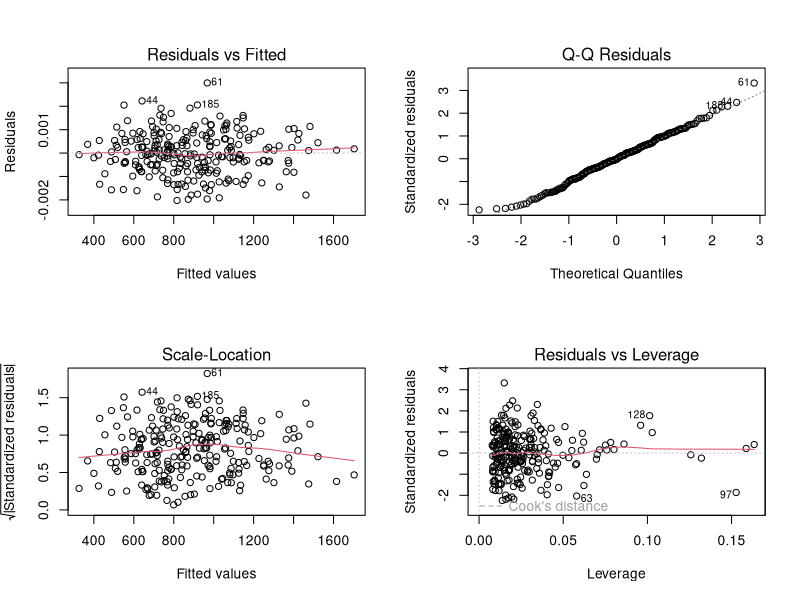
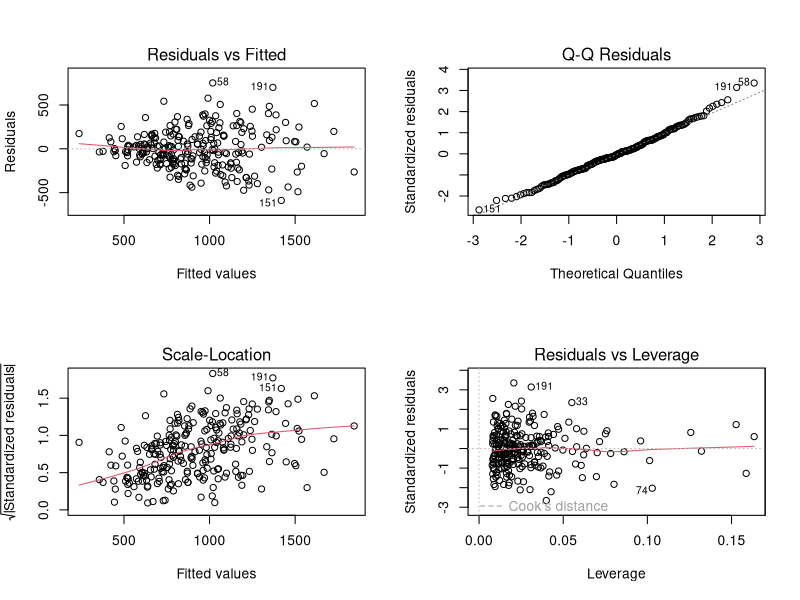
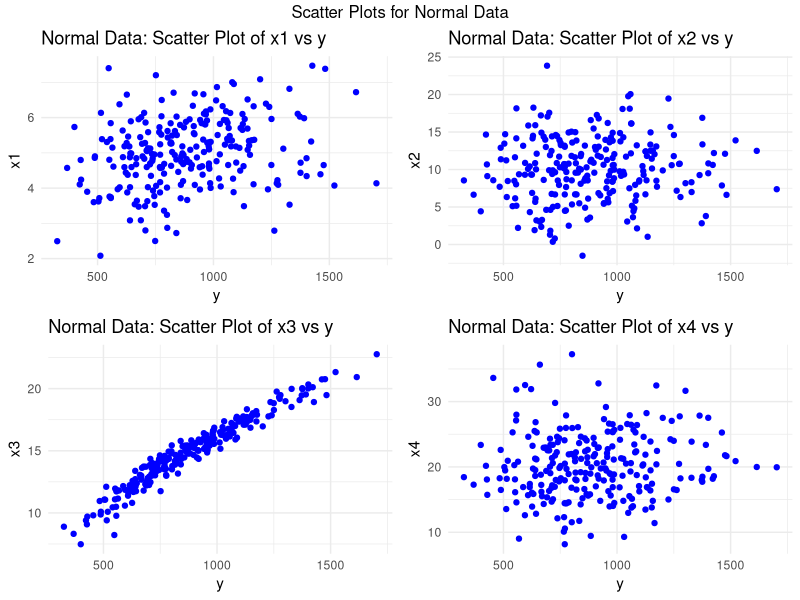
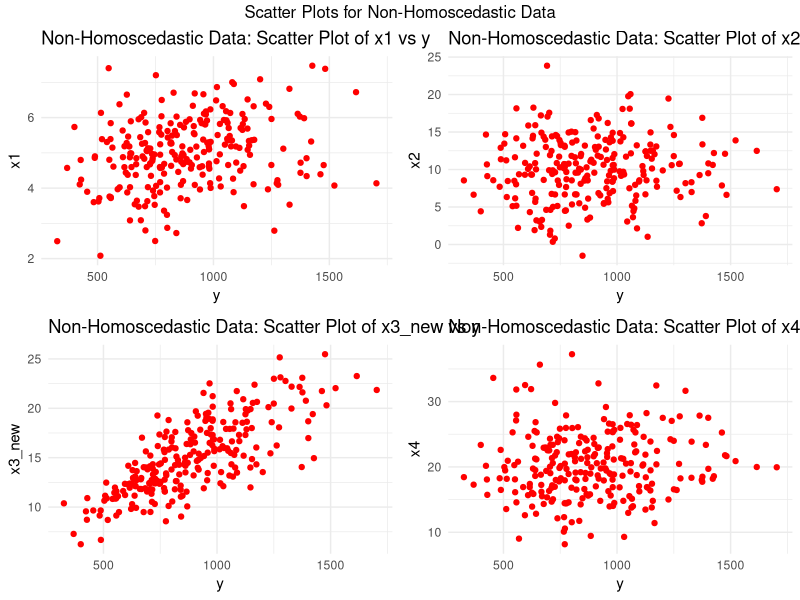
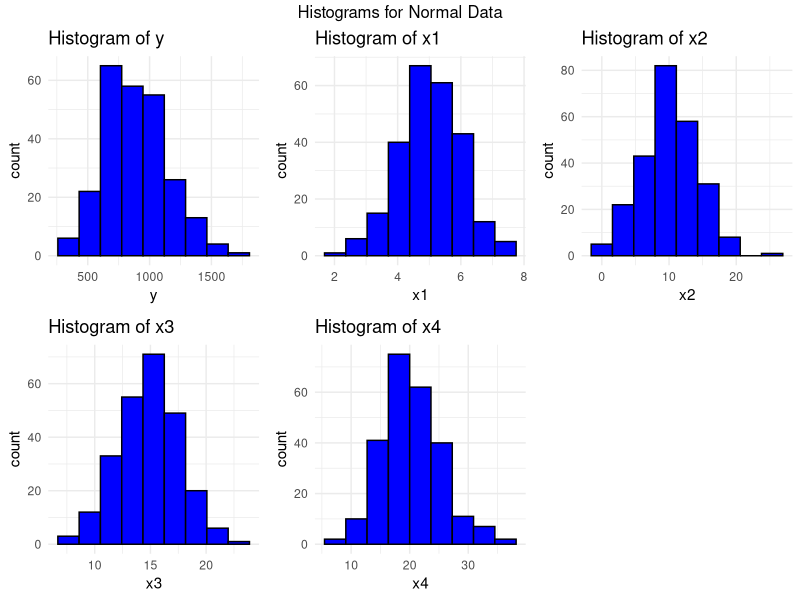
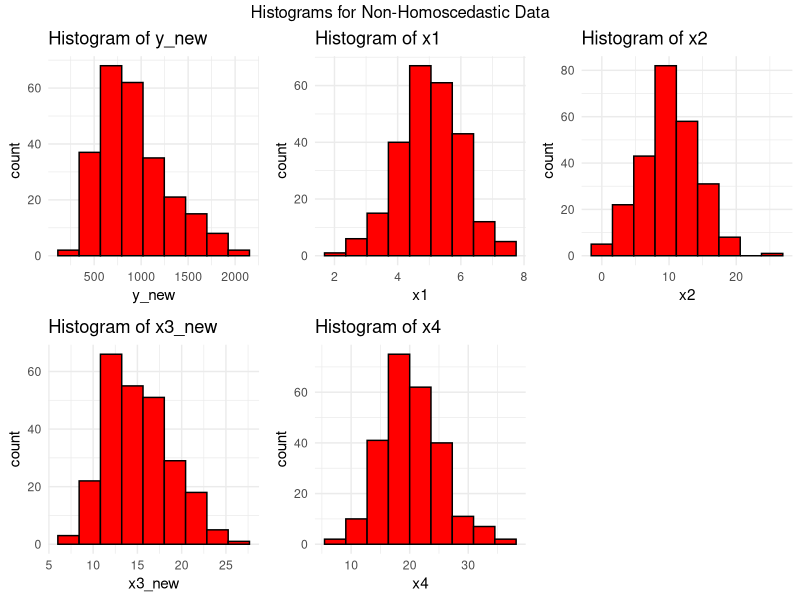

Reproduce these figures in R, in order.
library(ggplot2)
library(gridExtra)
library(lmtest) 

# Set seed for reproducibility
set.seed(223)

# Generate independent variables
n <- 250
x1 <- rnorm(n, mean = 5, sd = 1)
x2 <- rnorm(n, mean = 10, sd = 4)
x3 <- rnorm(n, mean = 15, sd = 3)
x4 <- rnorm(n, mean = 20, sd = 5)

# Generate dependent variable with a polynomial relationship
y <- 3 + 2*x1 + 5*x1^2 + 1.5*x2 + 3*x3^2 + 2*x4 + 0.001*rnorm(n, mean = 0, sd = 1)

# Create a data frame
data <- data.frame(y, x1, x2, x3, x4)

# Fit a polynomial regression model
model <- lm(y ~ poly(x1, 2) + x2 + poly(x3, 2) + x4, data = data)

# Summary of the model
summary(model)

# Add an error term to x1 that scales with the corresponding y value
x3_new <- x3 + rnorm(n, mean = 0, sd = 0.00254 * abs(y))

# Generate new dependent variable with the same polynomial relationship
y_new <- 3 + 2*x1 + 5*x1^2 + 1.5*x2 + 3*x3_new^2 + 2*x4 + 0.001*rnorm(n, mean = 0, sd = 1)

# Create a new data frame
data_new <- data.frame(y_new, x1 = x1, x2, x3_new, x4)

# Fit a new polynomial regression model
model_new <- lm(y_new ~ poly(x1, 2) + x2 + poly(x3, 2) + x4, data = data_new)

# Summary of the new model
summary(model_new)

# Diagnostic plots for the original model
par(mfrow = c(2, 2))
plot(model)

# Diagnostic plots for the new model
par(mfrow = c(2, 2))
plot(model_new)

# Function to create scatter plots for each numeric column against 'y'
scatter_plots <- function(data, color, title_prefix) {
  lapply(names(data)[-1], function(col) {
    ggplot(data, aes_string(x = "y", y = col)) +
      geom_point(color = color) +
      ggtitle(paste(title_prefix, col, "vs y")) +
      theme_minimal()
  })
}

# Scatter plots for normal data
scatter_plots_normal <- scatter_plots(data, "blue", "Normal Data: Scatter Plot of")
# Scatter plots for non-homoscedastic data
scatter_plots_non_homoscedastic <- scatter_plots(data_new, "red", "Non-Homoscedastic Data: Scatter Plot of")

# Arrange scatter plots in grids
grid.arrange(grobs = scatter_plots_normal, ncol = 2, top = "Scatter Plots for Normal Data")
grid.arrange(grobs = scatter_plots_non_homoscedastic, ncol = 2, top = "Scatter Plots for Non-Homoscedastic Data")

# Function to create histograms for each numeric column
create_histograms <- function(data, color, title_prefix) {
  lapply(names(data), function(col) {
    n_bins <- ceiling(log2(length(data[[col]])) + 1)
    ggplot(data, aes_string(x = col)) +
      geom_histogram(bins = n_bins, fill = color, color = "black") +
      ggtitle(paste(title_prefix, col)) +
      theme_minimal()
  })
}

# Histograms for normal data
histograms_normal <- create_histograms(data, "blue", "Histogram of")
# Histograms for non-homoscedastic data
histograms_non_homoscedastic <- create_histograms(data_new, "red", "Histogram of")

# Arrange histograms in grids
do.call(grid.arrange, c(histograms_normal, ncol = 3, top = "Histograms for Normal Data"))
do.call(grid.arrange, c(histograms_non_homoscedastic, ncol = 3, top = "Histograms for Non-Homoscedastic Data"))

# Breusch-Pagan test for the original model
bp_test <- bptest(model)
print(bp_test)
bp_test <- bptest(model_new)
print(bp_test)


